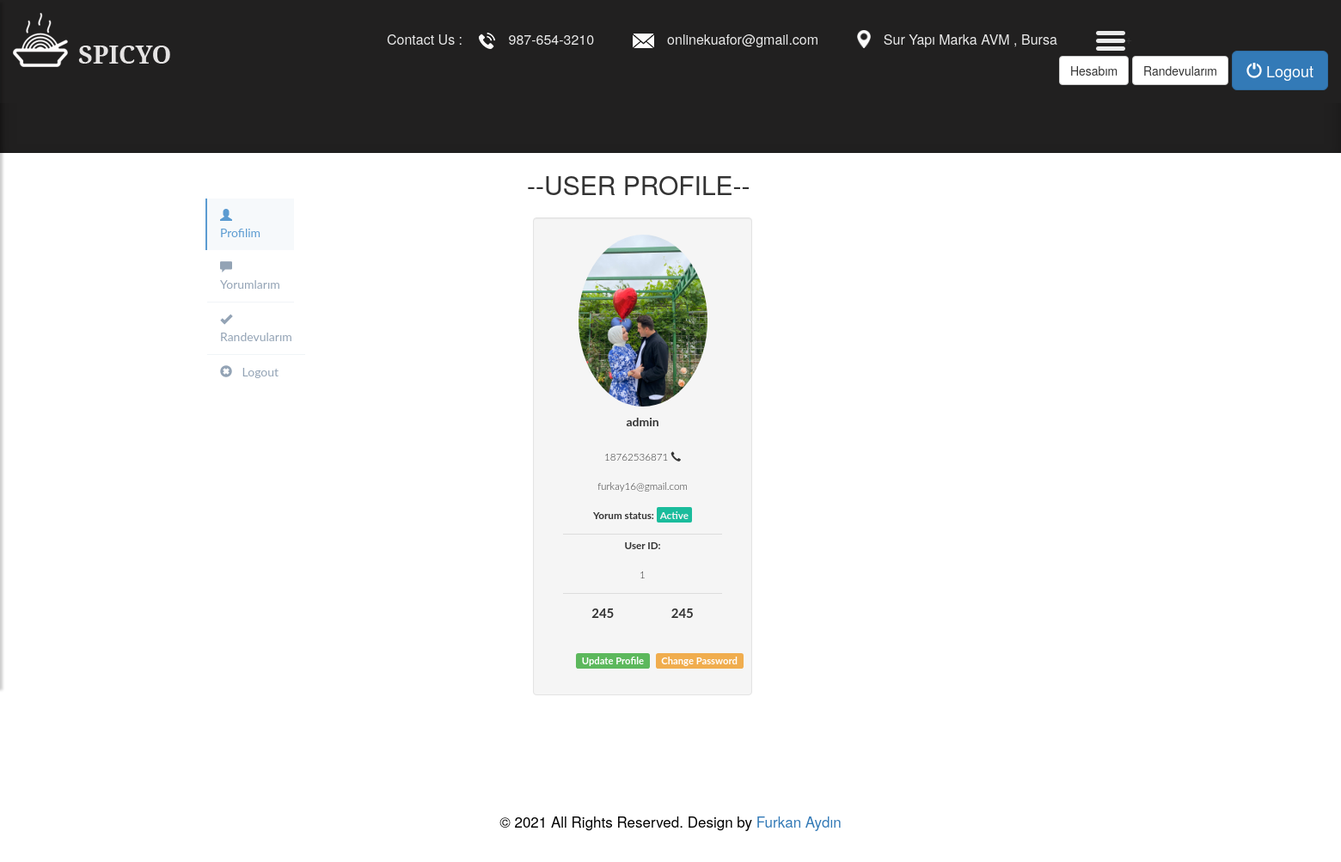
The page /user/ (signed in) on the database its author committed.
### home/models.py (models this page shows, shortened)
class UserProfile(models.Model):
    user=models.OneToOneField(User, on_delete=models.CASCADE)
    name = models.CharField(blank=True, max_length=20)
    phone = models.CharField(blank=True, max_length=20)
    image = models.ImageField(blank=True, upload_to='images/users/')
    def image_tag(self):
        return mark_safe('<img src="{} height="50"/>'.format(self.image.url))
    image_tag.short_description = 'Image'

### user/views.py (the view)
# urls.py: path('', views.index, name='index'),
def index(request):
    category=Category.objects.all()
    current_user = request.user
    profile = UserProfile.objects.get(user_id=current_user.id)
    context = {'category':category,
               'profile':profile,
               }
    return render(request,'user_profile.html',context)

### user/templates/user_profile.html (shortened to what this page needs)
{% extends "homebase.html" %}
{% block slider %}
{% include "slider.html" %}
{% endblock %}
{% block content %}
    <div class="section">
            <div class="container">
                <div class="row">
                    <div class="col-md-4">
                            {% include "user_panel.html" %}
            </div>
                <div class="col-md-8">
                    <div class="section-title">
                        <h2>--User Profile--</h2>
                    </div>
                    {% include "user_informations.html" %}
    </div>
                </div>
{% endblock %}

### user/templates/user_informations.html (shortened to what this page needs)
<link href="//netdna.bootstrapcdn.com/bootstrap/3.2.0/css/bootstrap.min.css" rel="stylesheet" id="bootstrap-css">
<link href="//netdna.bootstrapcdn.com/font-awesome/4.0.3/css/font-awesome.min.css" rel="stylesheet">
<div class="container">
	<div class="row">
    	 <div class="col-lg-3 col-md-3 col-sm-12 col-xs-12">
                <div class="row">
                    <div class="col-lg-12 col-md-12 col-sm-12 col-xs-12" style="border-radius: 16px;">
                        <div class="well profile col-lg-12 col-md-12 col-sm-12 col-xs-12">
                            <div class="col-lg-12 col-md-12 col-sm-12 col-xs-12 text-center">
                                <figure>
                                     <img src="{{ profile.image.url }}" alt="" class="img-circle" style="width:150px;" id="user-img">
                                </figure>
                                <h5 style="text-align:center;"><strong id="user-name">{{ profile.user }}</strong></h5>
                                <p style="text-align:center;font-size: smaller;" id="user-frid">{{ profile.phone }} <i class="
glyphicon glyphicon-earphone"></i></p>
                                <p style="text-align:center;font-size: smaller;overflow-wrap: break-word;" id="user-email">
                                    {{ profile.user.email }} </p>
                                <p style="text-align:center;font-size: smaller;"><strong>Yorum status: </strong><span class="tags" id="user-status">Active</span></p>
                                <div class="col-lg-12 col-md-12 col-sm-12 col-xs-12 divider text-center"></div>
                                <p style="text-align:center;font-size: smaller;"><strong>User ID:</strong></p>
                                <p style="text-align:center;font-size: smaller;" id="user-role">{{ profile.user_id }}</p>
                                <div class="col-lg-12 col-md-12 col-sm-12 col-xs-12 divider text-center"></div>
                                    <div class="col-lg-6 left" style="text-align:center;overflow-wrap: break-word;">
                                        <h4><p style="text-align: center;"><strong id="user-globe-rank">245 </strong></p></h4>
                                        <a href="/user/update"><p><small class="label label-success">Update Profile</small></p></a>
                                    </div>
                                    <div class=" col-lg-6 left" style="text-align:center;overflow-wrap: break-word;">
                                        <h4><p style="text-align: center;"><strong id="user-college-rank">245 </strong></p></h4>
                                        <a href="/user/password">  <p> <small class="label label-warning">Change Password</small></p></a>
                                    </div>
                              </div>
                            </div>
                        </div>
                    </div>
                </div>
            </div>
        </div>
	</div>
</div>

### home/static/css/style.css (style rules this page uses)
body { color: #666666; font-size: 14px; font-family: 'poppins', sans-serif; line-height: 1.80857; font-weight: normal; }
a { color: #1f1f1f; text-decoration: none !important; outline: none !important; -webkit-transition: all .3s ease-in-out; -moz-transition: all .3s ease-in-out; -ms-transition: all .3s ease-in-out; -o-transition: all .3s ease-in-out; transition: all .3s ease-in-out; }
h1, h2, h3, h4, h5, h6 { letter-spacing: 0; font-weight: normal; position: relative; padding: 0 0 10px 0; font-weight: normal; line-height: normal; color: #111111; margin: 0 }
h2 { font-size: 22px }
h4 { font-size: 16px }
h5 { font-size: 14px }
*, *::after, *::before { -webkit-box-sizing: border-box; -moz-box-sizing: border-box; box-sizing: border-box; }
p { margin: 0px; font-weight: 300; font-size: 15px; line-height: 24px; }
a { color: #222222; text-decoration: none; outline: none !important; }
a, .btn { text-decoration: none !important; outline: none !important; -webkit-transition: all .3s ease-in-out; -moz-transition: all .3s ease-in-out; -ms-transition: all .3s ease-in-out; -o-transition: all .3s ease-in-out; transition: all .3s ease-in-out; }
img { max-width: 100%; height: auto; }
* { box-sizing: border-box; }
.container { position: relative; }
.row:after { content: ""; display: table; clear: both; }
body { font-family: "Poppins", sans-serif; height: 100vh; }
a { color: #92badd; display:inline-block; text-decoration: none; font-weight: 400; }
h2 { text-align: center; font-size: 16px; font-weight: 600; text-transform: uppercase; display:inline-block; margin: 40px 8px 10px 8px; color: #cccccc; }
body { background: #F1F3FA; }
.profile { margin: 20px 0; }
.profile { font-family: 'Lato', 'sans-serif'; }
.profile { margin-top: 2px; padding:1px; display: inline-block; }
.divider { border-top:1px solid rgba(0,0,0,0.1); }
span.tags { background: #1abc9c; border-radius: 2px; color: #f5f5f5; font-weight: bold; padding: 2px 4px; }
.profile strong,span,div { text-transform: initial; }

### rows shown on the page
UserProfile: image (picture), user "admin", phone "18762536871", user.email "furkay16@gmail.com", user_id "1"
